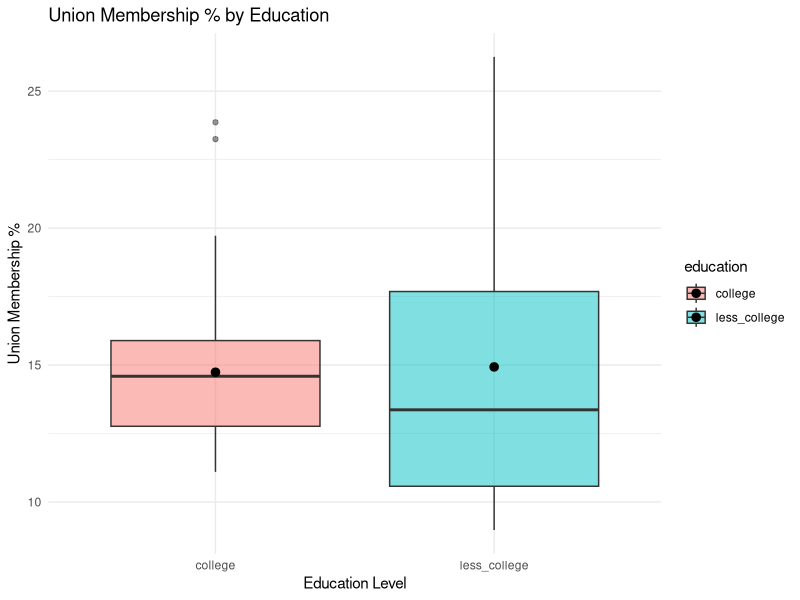
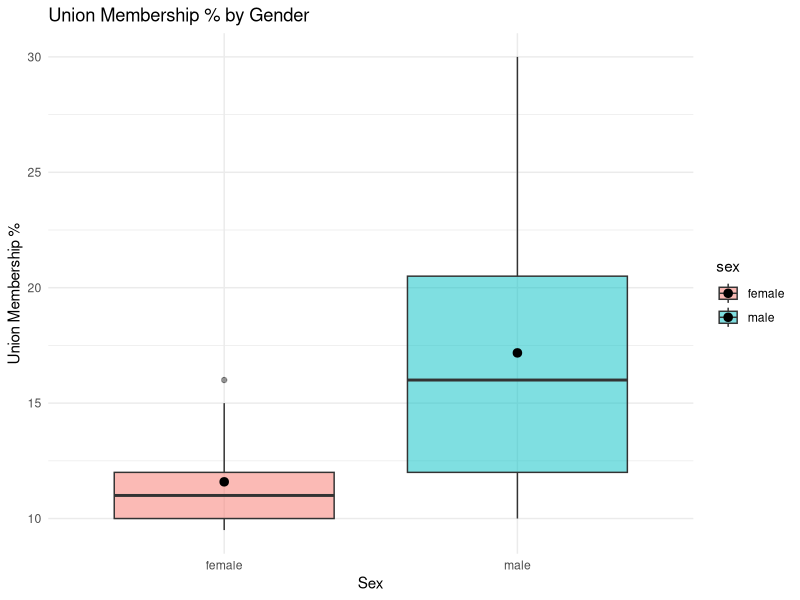
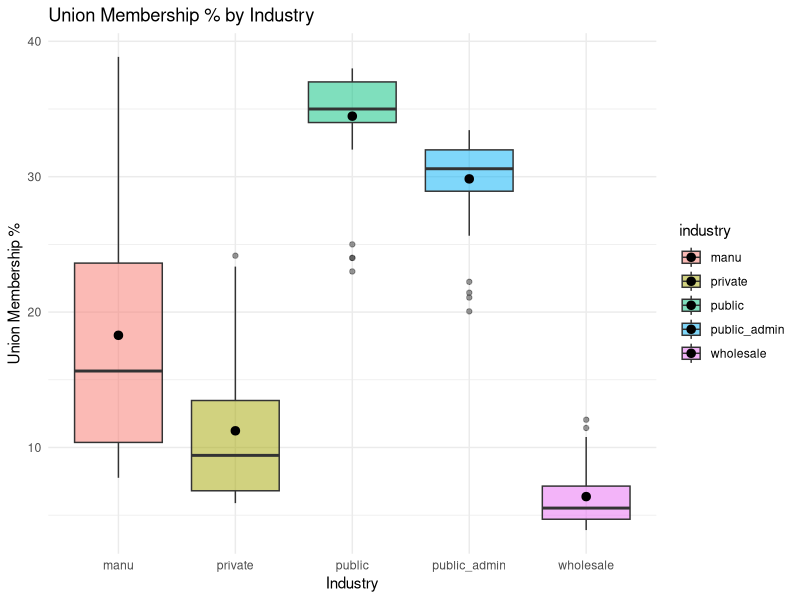
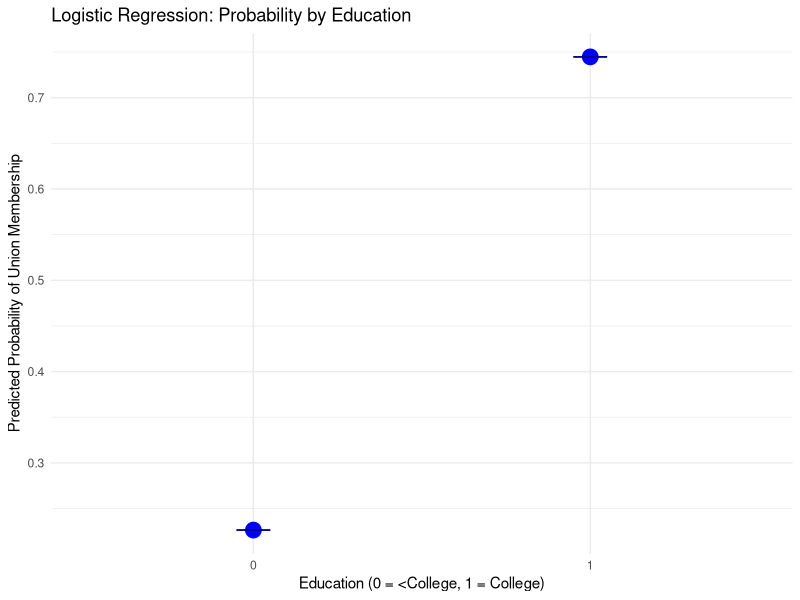
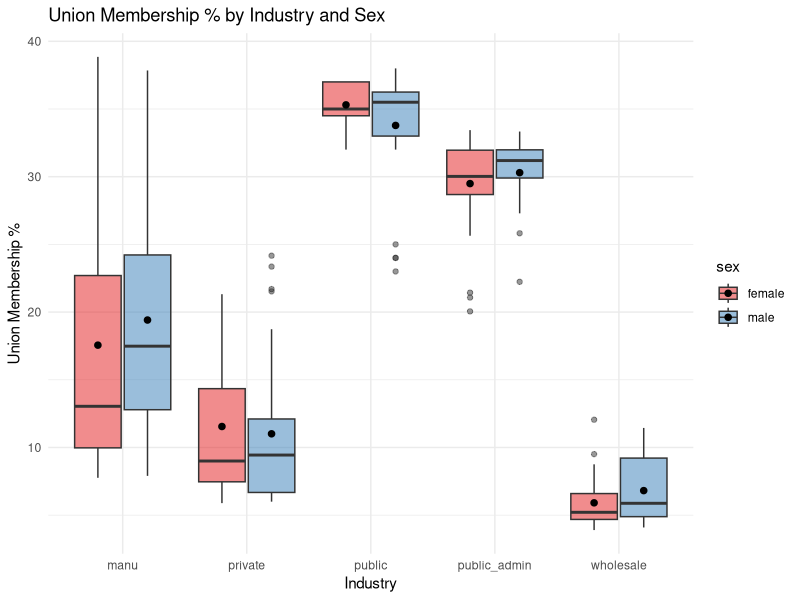
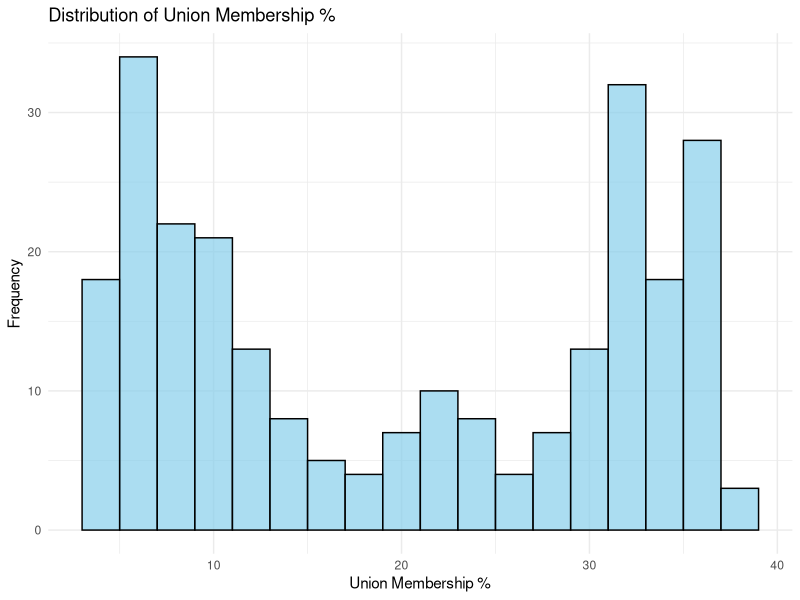
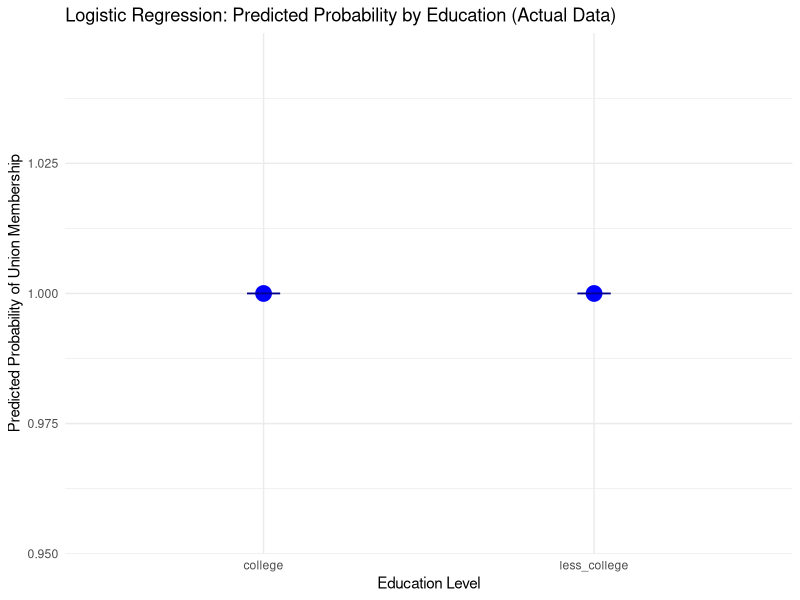
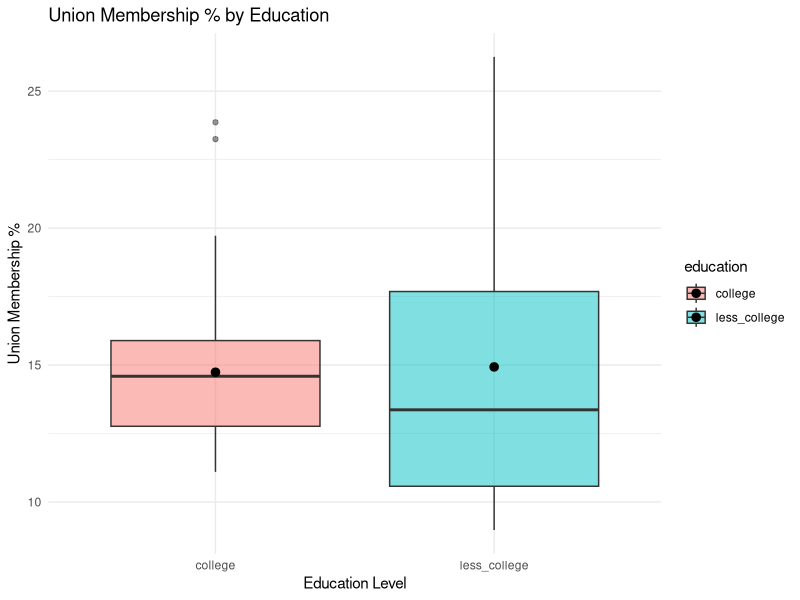

Reproduce these figures in R, in order.
## ---- chunk 1

#load packages and read data
library(tidyverse)

education_data <- read_csv(file="../Project 1/Data/education_data.csv")
sex_data <- read_csv(file="../Project 1/Data/sex_data.csv")
industry_data <- read_csv(file="../Project 1/Data/industry_data.csv")
## ---- chunk 2
#load packages and read data
library(tidyverse)

education_data <- read_csv(file="../Project 1/Data/education_data.csv")
sex_data <- read_csv(file="../Project 1/Data/sex_data.csv")
industry_data <- read_csv(file="../Project 1/Data/industry_data.csv")

### Univariate, Bivariate, Multivariate, and Logistic Regression Plots
### Model 1: Linear Regression with Education
# Predicts union membership percentage based on education level
mod1<-lm(perc_mem~education, data=education_data)
# Output summary of the model
summary(mod1)

### Model 2: Linear Regression with Gender (Sex)
# Predicts union membership percentage based on sex
mod2<-lm(perc_mem~sex, data=sex_data)
summary(mod2)

### Model 3: Linear Regression with Industry
# Predicts union membership percentage based on industry
mod3<-lm(perc_mem~industry, data=industry_data)
summary(mod3)

### Load libraries
library(ggplot2) # For data visualization
library(dplyr)   # For data manipulation (if needed)
library(Hmisc)   # For mean_cl_boot confidence intervals

### Table 1: Boxplot of Union Membership % by Education Level
plot1 <- ggplot(education_data, aes(x = education, y = perc_mem, fill = education)) +
  geom_boxplot(alpha = 0.5) + # Semi-transparent boxplot
  stat_summary(fun = mean, geom = "point", shape = 20, size = 4, color = "black") +
  labs(title = "Union Membership % by Education",
       x = "Education Level", y = "Union Membership %") +
  theme_minimal() 

ggsave("table1_education.png", plot = plot1, width = 6, height = 4, dpi = 300)
print(plot1) # Display plot

### Table 2: Boxplot of Union Membership % by Sex
plot2 <- ggplot(sex_data, aes(x = sex, y = perc_mem, fill = sex)) +
  geom_boxplot(alpha = 0.5) +
  stat_summary(fun = mean, geom = "point", shape = 20, size = 4, color = "black") +
  labs(title = "Union Membership % by Gender",
       x = "Sex", y = "Union Membership %") +
  theme_minimal()

ggsave("table2_sex.png", plot = plot2, width = 6, height = 4, dpi = 300)
print(plot2)

### Table 3: Boxplot of Union Membership % by Industry
plot3 <- ggplot(industry_data, aes(x = industry, y = perc_mem, fill = industry)) +
  geom_boxplot(alpha = 0.5) +
  stat_summary(fun = mean, geom = "point", shape = 20, size = 4, color = "black") +
  labs(title = "Union Membership % by Industry",
       x = "Industry", y = "Union Membership %") +
  theme_minimal()

ggsave("table3_industry.png", plot = plot3, width = 7, height = 4, dpi = 300)
print(plot3)

### Table 4: Logistic Regression - Predicted Probability by Education
set.seed(123)  # For reproducibility
n <- 100  # Sample size for simulation
education <- rbinom(n, 1, 0.5)  # Simulate education variable (0 = <College, 1 = College)

# Generate probabilities using a logistic model
prob_union <- 1 / (1 + exp(-( -1 + 2 * education )))  

# Simulate union membership outcome based on probabilities
union_member <- rbinom(n, 1, prob_union)

# Create data frame for modeling
df2 <- data.frame(union_member, education)

# Fit logistic regression model
model2 <- glm(union_member ~ education, data = df2, family = binomial)
df2$predicted_prob <- predict(model2, type = "response")  # Get predicted probabilities

# Plot predicted probabilities by education level
plot5 <- ggplot(df2, aes(x = factor(education), y = predicted_prob)) +
  stat_summary(fun = mean, geom = "point", size = 5, color = "blue") +  # Show mean probabilities
  stat_summary(fun.data = mean_cl_boot, geom = "errorbar", width = 0.1, color = "darkblue") + # Add error bars
  labs(
    x = "Education (0 = <College, 1 = College)",
    y = "Predicted Probability of Union Membership",
    title = "Logistic Regression: Probability by Education"
  ) +
  theme_minimal()

ggsave("table5_logistic_education.png", plot = plot5, width = 6, height = 4, dpi = 300)
print(plot5)

### Table 5: Multivariate Plot - Union Membership % by Industry and Sex
set.seed(123)  # For reproducibility
industry_data$sex <- sample(c("male", "female"), size = nrow(industry_data), replace = TRUE)  # Simulate sex variable

# Create multivariate boxplot
plot_multi <- ggplot(industry_data, aes(x = industry, y = perc_mem, fill = sex)) +
  geom_boxplot(alpha = 0.5, position = position_dodge(width = 0.8)) + # Separate boxes by sex
  stat_summary(fun = mean, geom = "point", aes(group = sex), 
                position = position_dodge(width = 0.8), shape = 20, size = 3, color = "black") +
  labs(title = "Union Membership % by Industry and Sex",
       x = "Industry", 
       y = "Union Membership %") +
  theme_minimal() +
  scale_fill_brewer(palette = "Set1") # Use color palette for better visualization

ggsave("table4_multivariate.png", plot = plot_multi, width = 8, height = 5, dpi = 300)
print(plot_multi)

### Table 6: Univariate Plot - Histogram of Union Membership %
# Visualize distribution of union membership percentages
plot_uni <- ggplot(industry_data, aes(x = perc_mem)) +
  geom_histogram(binwidth = 2, fill = "skyblue", color = "black", alpha = 0.7) + # Histogram settings
  labs(title = "Distribution of Union Membership %",
       x = "Union Membership %",
       y = "Frequency") +
  theme_minimal()

print(plot_uni)
ggsave("table5_univariate_histogram.png", plot = plot_uni, width = 6, height = 4, dpi = 300)

# Table 6: Logistic Regres
# Load required libraries
library(tidyverse)
library(Hmisc)
library(ggplot2)

# Step 1: Prepare Data
# Create a binary outcome variable for union membership: 1 if 'members' > 0, 0 otherwise
education_data <- education_data %>%
  mutate(union_member = if_else(members > 0, 1, 0))

# Step 2: Fit Logistic Regression Model Using Actual Data
model_real <- glm(union_member ~ education, data = education_data, family = binomial)

# View model summary
summary(model_real)

# Add predicted probabilities to the data
education_data$predicted_prob <- predict(model_real, type = "response")

# Step 3: Plot Predicted Probabilities
plot_real <- ggplot(education_data, aes(x = education, y = predicted_prob)) +
  stat_summary(fun = mean, geom = "point", size = 5, color = "blue") +
  stat_summary(fun.data = mean_cl_boot, geom = "errorbar", width = 0.1, color = "darkblue") +
  labs(
    x = "Education Level",
    y = "Predicted Probability of Union Membership",
    title = "Logistic Regression: Predicted Probability by Education (Actual Data)"
  ) +
  theme_minimal()

# Save the plot
ggsave("logistic_real_data_plot.png", plot = plot_real, width = 6, height = 4, dpi = 300)

# Display the plot
print(plot_real)
